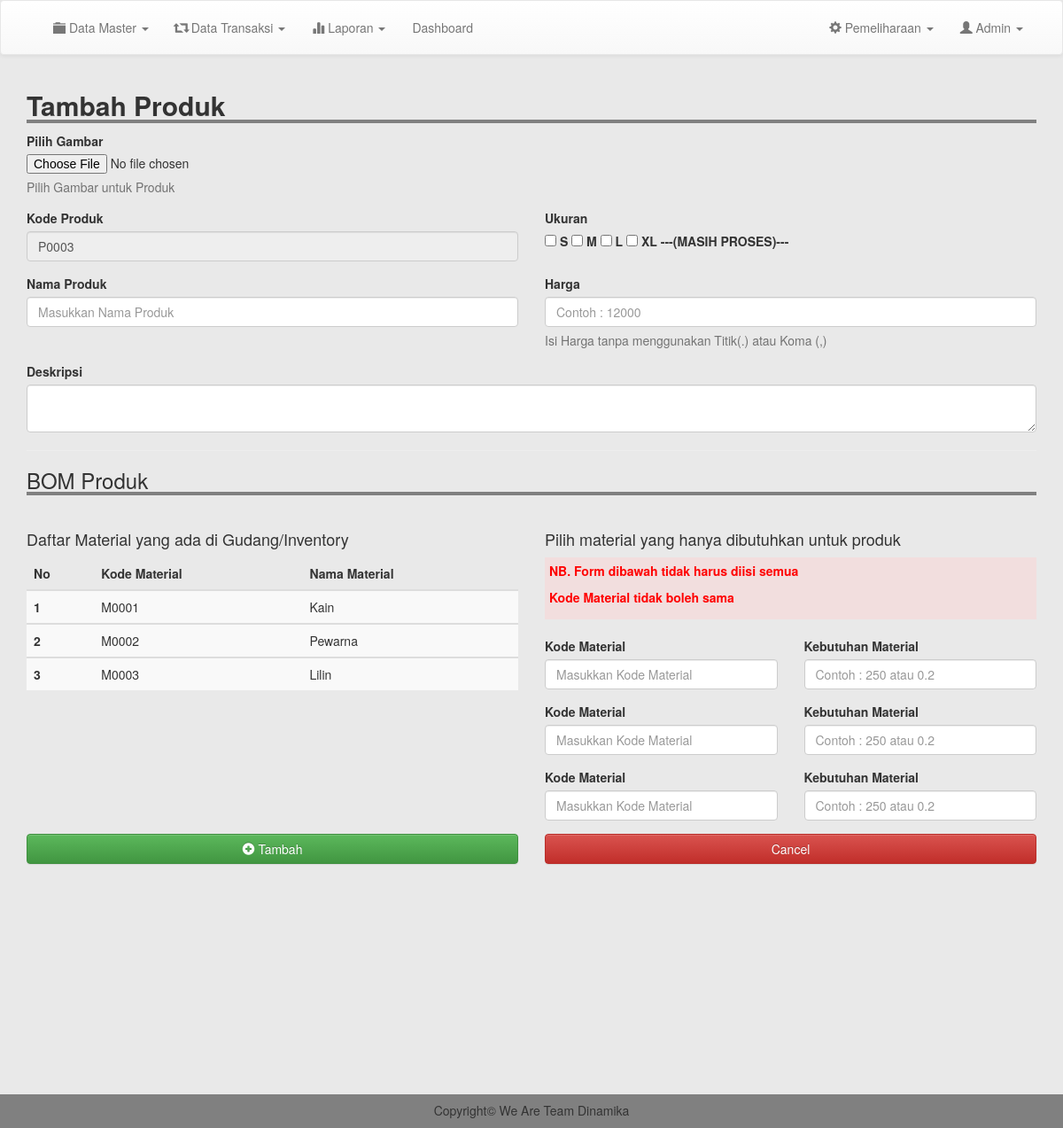
The app's page /admin/tm_produk.php (signed in), older data.
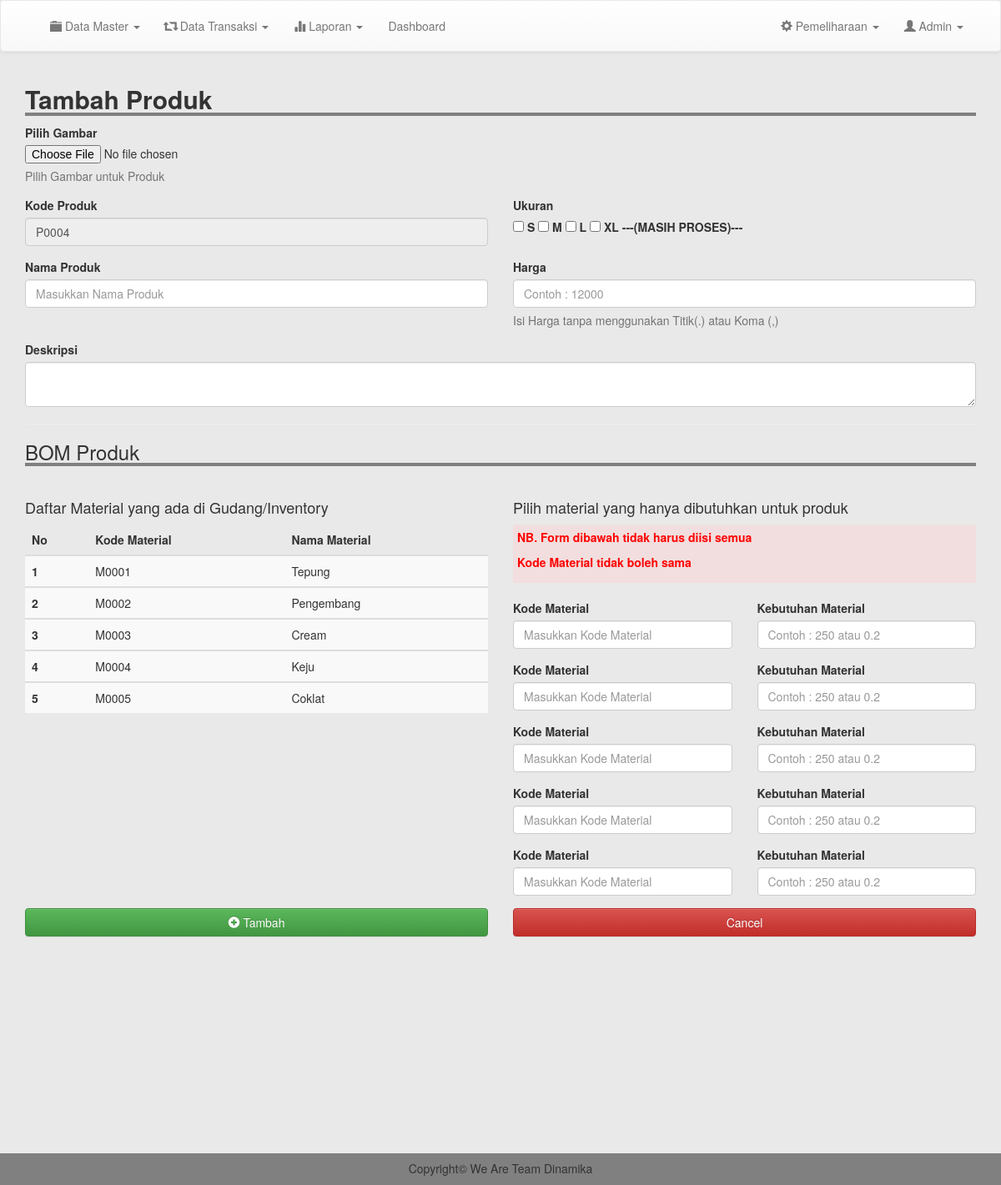
The same page, newer data.
### tables this page shows
CREATE TABLE `produk` (
  `kode_produk` varchar(100) NOT NULL,
  `nama` varchar(100) NOT NULL,
  `image` text NOT NULL,
  `deskripsi` text NOT NULL,
  `harga` int(11) NOT NULL
);

CREATE TABLE `inventory` (
  `kode_bk` varchar(100) NOT NULL,
  `nama` varchar(200) NOT NULL,
  `qty` varchar(200) NOT NULL,
  `satuan` varchar(200) NOT NULL,
  `harga` int(11) NOT NULL,
  `tanggal` date NOT NULL
);

### admin/tm_produk.php (the view, shortened to what this page needs)
<?php
include 'header.php';
$kode = mysqli_query($conn, "SELECT kode_produk from produk order by kode_produk desc");
$data = mysqli_fetch_assoc($kode);
$num = substr($data['kode_produk'], 1, 4);
$add = (int) $num + 1;
if(strlen($add) == 1){
	$format = "P000".$add;
}else if(strlen($add) == 2){
	$format = "P00".$add;
}
else if(strlen($add) == 3){
	$format = "P0".$add;
}else{
	$format = "P".$add;
}
?>
<div class="container">
	<h2 style=" width: 100%; border-bottom: 4px solid gray"><b>Tambah Produk</b></h2>
	<form action="proses/tm_produk.php" method="POST" enctype="multipart/form-data">
		<div class="form-group">
			<label for="exampleInputFile">Pilih Gambar </label>
			<input type="file" id="exampleInputFile" name="files">
			<p class="help-block">Pilih Gambar untuk Produk</p>
		</div>
		<div class="row">
			<div class="col-md-6">
				<div class="form-group">
					<label for="exampleInputEmail1">Kode Produk</label>
					<input type="text" class="form-control" id="exampleInputEmail1" placeholder="Masukkan Nama Produk" disabled value="<?= $format; ?>">
				</div>
			</div>
			<div class="col-md-6">
				<div class="form-group form-check">
					<label for="exampleInputEmail1">Ukuran</label><br>
					<input type="checkbox" name="" class="form-check-input">
					<label for="exampleInputEmail1" class="form-check-label">S</label>
					<input type="checkbox" name="" class="form-check-input">
					<label for="exampleInputEmail1" class="form-check-label">M</label>
					<input type="checkbox" name="" class="form-check-input">
					<label for="exampleInputEmail1" class="form-check-label">L</label>
					<input type="checkbox" name="" class="form-check-input">
					<label for="exampleInputEmail1" class="form-check-label">XL</label>
					<label for="exampleInputEmail1" class="form-check-label">---(MASIH PROSES)---</label>
				</div>
			</div>
		</div>
		<div class="row">
			<div class="col-md-6">
				<div class="form-group">
					<label for="exampleInputEmail1">Nama Produk</label>
					<input type="text" class="form-control" id="exampleInputEmail1" placeholder="Masukkan Nama Produk" name="nama">
				</div>
			</div>
			<div class="col-md-6">
				<div class="form-group">
					<label for="exampleInputEmail1">Harga</label>
					<input type="number" class="form-control" id="exampleInputEmail1" placeholder="Contoh : 12000" name="harga">
					<p class="help-block">Isi Harga tanpa menggunakan Titik(.) atau Koma (,)</p>
				</div>
			</div>
		</div>
		<div class="form-group">
			<label for="exampleInputPassword1">Deskripsi</label>
			<textarea name="desk" class="form-control" va>
			</textarea>
		</div>
		<hr>
		<h3 style=" width: 100%; border-bottom: 4px solid gray">BOM Produk</h3>
		<br>
		<div class="row">
			<div class="col-md-6">
				<h4>Daftar Material yang ada di Gudang/Inventory</h4>
				<table class="table table-striped ">
					<thead>
						<tr>
							<th scope="col">No</th>
							<th scope="col">Kode Material</th>
							<th scope="col">Nama Material</th>
						</tr>
					</thead>
					<?php
					$result2 = mysqli_query($conn, "SELECT * FROM inventory order by kode_bk asc");
					$no2 =1;
					while ($row2 = mysqli_fetch_assoc($result2)) {
						?>
						<tbody>
							<tr>
								<th scope="row"><?= $no2;  ?></th>
								<td><?= $row2['kode_bk']; ?></td>
								<td><?= $row2['nama']; ?></td>
							</tr>
						</tbody>
						<?php
						$no2++;
					}
					?>
				</table>
			</div>
			<div class="col-md-6">
				<h4>Pilih material yang hanya dibutuhkan untuk produk</h4>
				<div class="bg-danger" style="padding: 5px;">
				<p style="color: red; font-weight: bold;">NB. Form dibawah tidak harus diisi semua</p>
				<p style="color: red; font-weight: bold;">Kode Material tidak boleh sama</p>
				</div>
				<br>
				<?php
				$result3 = mysqli_query($conn, "SELECT * FROM inventory");
				$jml = mysqli_num_rows($result3);
				$no3 = 1	;
				while ($no3 <= $jml) {
					?>
					<div class="row">
						<div class="col-md-6">
							<div class="form-group">
								<label for="exampleInputPassword1">Kode Material</label>
								<input type="text" name="material[]" class="form-control" placeholder="Masukkan Kode Material">
							</div>
						</div>
						<div class="col-md-6">
							<div class="form-group">
								<label >Kebutuhan Material</label>
								<input type="text" class="form-control"placeholder="Contoh : 250 atau 0.2" name="keb[]">
							</div>
						</div>
					</div>
					<?php
					$no3++;
				}
				?>
			</div>
		</div>
				<div class="row">
			<div class="col-md-6">
				<button type="submit"  class="btn btn-success btn-block" ><i class="glyphicon glyphicon-plus-sign"></i> Tambah</button>
			</div>
			<div class="col-md-6">
				<a href="m_produk.php" class="btn btn-danger btn-block">Cancel</a>
			</div>
		</div>
		<br>
	</div>
<br>
<br>
<br>
<br>
<br>
<br>
<br>
<br>
<br>
<br>
<br>
<br>
<?php
include 'footer.php';
?>

Row changes from the older to the newer data that the page shows:
no longer on this page (row edited): produk: kode_produk "P0003"
added produk: kode_produk "P0004"
changed inventory "M0001": nama "Kain" → "Tepung"
changed inventory "M0002": nama "Pewarna" → "Pengembang"
changed inventory "M0003": nama "Lilin" → "Cream"
added inventory: kode_bk "M0004", nama "Keju"
added inventory: kode_bk "M0005", nama "Coklat"
Text that changed along with them:
new list line: "Kode Material  Kebutuhan Material "
